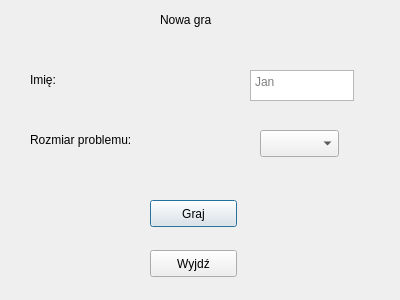
<?xml version="1.0" encoding="UTF-8"?>
<ui version="4.0">
 <class>NewGameWindow</class>
 <widget class="QDialog" name="NewGameWindow">
  <property name="geometry">
   <rect>
    <x>0</x>
    <y>0</y>
    <width>400</width>
    <height>300</height>
   </rect>
  </property>
  <property name="windowTitle">
   <string>Dialog</string>
  </property>
  <widget class="QLabel" name="new_game_label">
   <property name="geometry">
    <rect>
     <x>160</x>
     <y>10</y>
     <width>66</width>
     <height>19</height>
    </rect>
   </property>
   <property name="text">
    <string>Nowa gra</string>
   </property>
  </widget>
  <widget class="QLabel" name="name_label">
   <property name="geometry">
    <rect>
     <x>30</x>
     <y>70</y>
     <width>66</width>
     <height>19</height>
    </rect>
   </property>
   <property name="text">
    <string>Imię:</string>
   </property>
  </widget>
  <widget class="QLabel" name="problem_size_label">
   <property name="geometry">
    <rect>
     <x>30</x>
     <y>130</y>
     <width>141</width>
     <height>19</height>
    </rect>
   </property>
   <property name="text">
    <string>Rozmiar problemu:</string>
   </property>
  </widget>
  <widget class="QPlainTextEdit" name="name_text_edit">
   <property name="geometry">
    <rect>
     <x>250</x>
     <y>70</y>
     <width>104</width>
     <height>31</height>
    </rect>
   </property>
   <property name="placeholderText">
    <string>Jan</string>
   </property>
  </widget>
  <widget class="QComboBox" name="problem_size_combo_box">
   <property name="geometry">
    <rect>
     <x>260</x>
     <y>130</y>
     <width>79</width>
     <height>27</height>
    </rect>
   </property>
   <property name="currentText">
    <string/>
   </property>
  </widget>
  <widget class="QPushButton" name="play_button">
   <property name="geometry">
    <rect>
     <x>150</x>
     <y>200</y>
     <width>87</width>
     <height>27</height>
    </rect>
   </property>
   <property name="text">
    <string>Graj</string>
   </property>
  </widget>
  <widget class="QPushButton" name="exit_button">
   <property name="geometry">
    <rect>
     <x>150</x>
     <y>250</y>
     <width>87</width>
     <height>27</height>
    </rect>
   </property>
   <property name="text">
    <string>Wyjdź</string>
   </property>
  </widget>
 </widget>
 <resources/>
 <connections/>
</ui>
